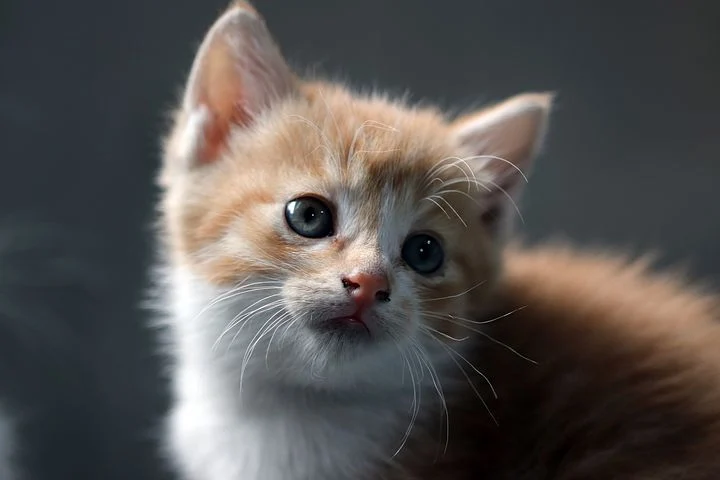
#> input picture openCV/cat.jpg, 720 x 480 px, found by its file name
$ python 7.py
#> lines starting #> are read from the running program, lines starting #| are printed output that depends on the picture
#이미지 위치 변경
import cv2
import numpy as np

image = cv2.imread('/Users/gimminji/Desktop/2022/Python-Data-Analysis-and-Image-Processing/openCV/cat.jpg')
#> image is the input picture: shape (480, 720, 3); mean B, G, R 81.2, 83, 86.7

height, width = image.shape[:2]
#> height = 480; width = 720
#x= 열 이동 y = 행이동
M = np.array([[1,0,50],[0,1,10]],dtype=np.float32)
dst = cv2.warpAffine(image,M,(width,height))
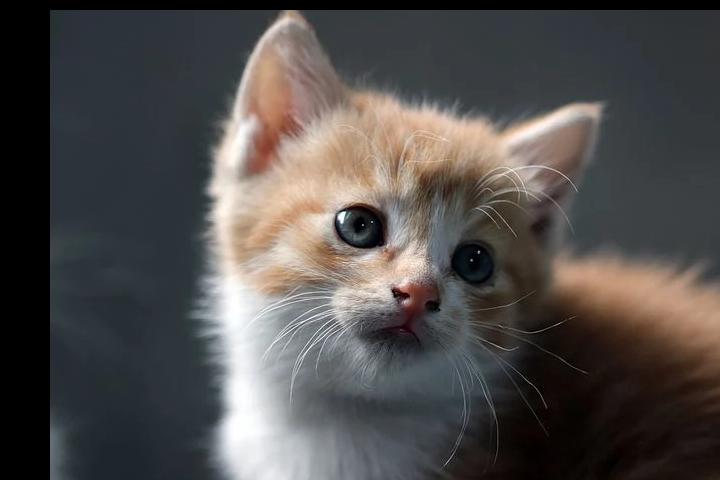
#> dst: shape (480, 720, 3); mean B, G, R 75.9, 77.4, 80.6

cv2.imshow('image',dst)
cv2.waitKey(0)

$ run again, with openCV/digits.png saved as openCV/cat.jpg
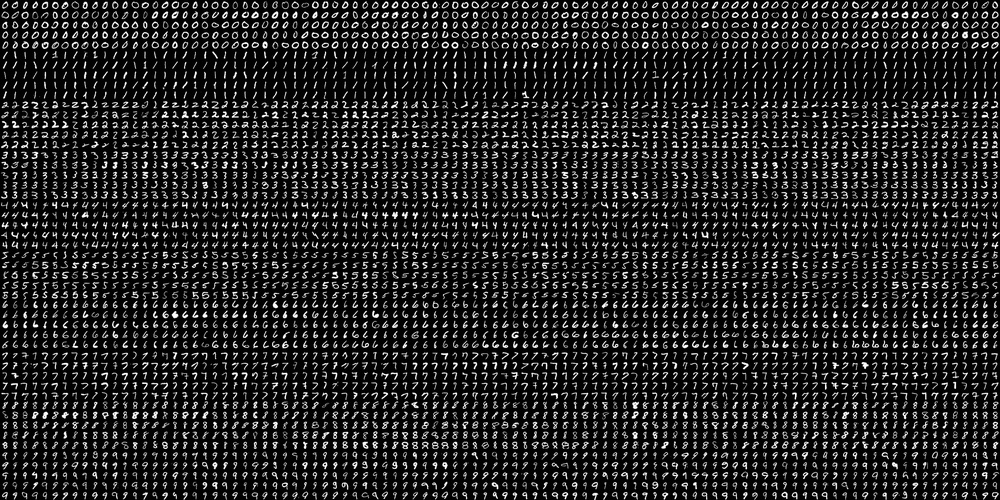
#> input picture openCV/digits.png, 1000 x 500 px, shrunk from 2000 x 1000 before the run, found by its file name
#> image is the input picture: shape (500, 1000, 3); min 0, max 255, mean 36.4
#> `dst = cv2.warpAffine(image,M,(width,height))`:
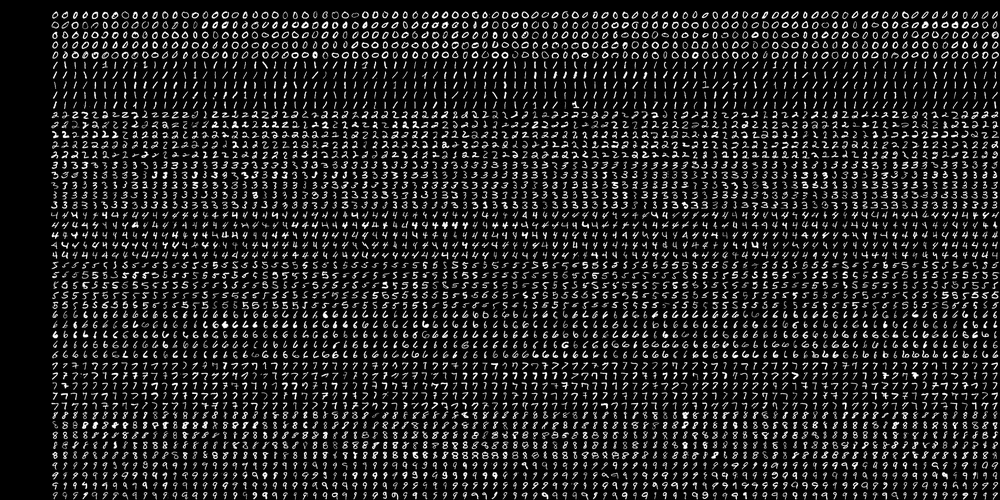
#> dst: shape (500, 1000, 3); min 0, max 255, mean 34
